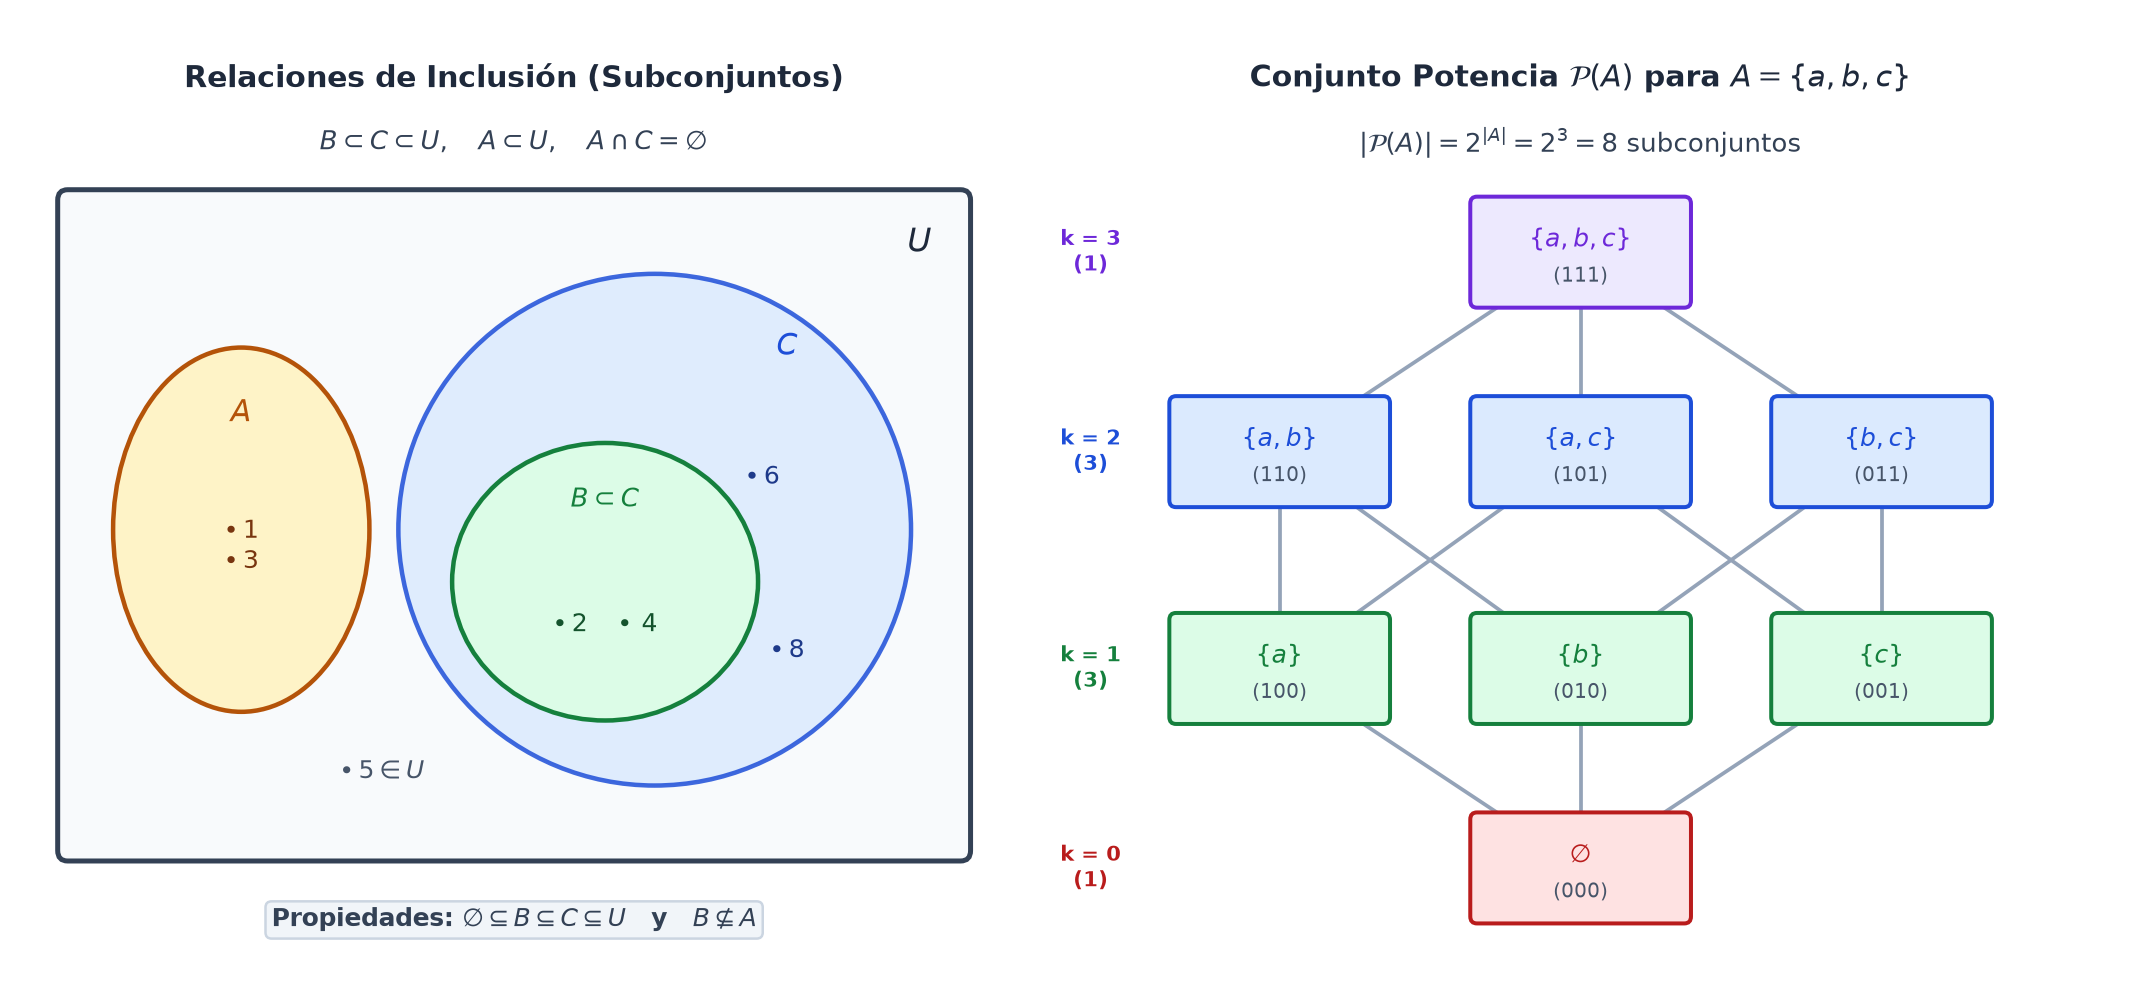

This figure's Python source:
import os
import matplotlib.pyplot as plt
import matplotlib.patches as patches

def main():
    fig, (ax1, ax2) = plt.subplots(1, 2, figsize=(12, 5.6), dpi=180,
                                   gridspec_kw={'width_ratios': [1.05, 1.15]})

    # --- Panel 1: Subconjuntos en Diagrama de Venn ---
    ax1.set_xlim(0, 6)
    ax1.set_ylim(0, 5.5)
    ax1.axis('off')
    ax1.text(3.0, 5.15, "Relaciones de Inclusión (Subconjuntos)",
             ha='center', va='center', fontsize=12, fontweight='bold', color='#1e293b')
    ax1.text(3.0, 4.78, r"$B \subset C \subset U,\quad A \subset U,\quad A \cap C = \emptyset$",
             ha='center', va='center', fontsize=10.5, color='#334155')

    # Universe U
    rect_u = patches.FancyBboxPatch((0.3, 0.7), 5.4, 3.75, boxstyle="round,pad=0.06",
                                    facecolor='#f8fafc', edgecolor='#334155', linewidth=2.0)
    ax1.add_patch(rect_u)
    ax1.text(5.45, 4.2, r"$U$", ha='center', va='center', fontsize=13, fontweight='bold', color='#1e293b')

    # Set C (large ellipse on the right)
    ell_c = patches.Ellipse((3.85, 2.55), width=3.1, height=2.95,
                            facecolor='#dbeafe', edgecolor='#1d4ed8', linewidth=1.8, alpha=0.85)
    ax1.add_patch(ell_c)
    ax1.text(4.65, 3.6, r"$C$", ha='center', va='center', fontsize=12, fontweight='bold', color='#1d4ed8')

    # Set B inside C (proper subset)
    ell_b = patches.Ellipse((3.55, 2.25), width=1.85, height=1.6,
                            facecolor='#dcfce7', edgecolor='#15803d', linewidth=1.8)
    ax1.add_patch(ell_b)
    ax1.text(3.55, 2.72, r"$B \subset C$", ha='center', va='center', fontsize=10.5, fontweight='bold', color='#15803d')
    ax1.text(3.55, 2.0, r"$\bullet\, 2 \quad \bullet\, 4$", ha='center', va='center', fontsize=10, color='#14532d')

    # Elements in C \ B
    ax1.text(4.5, 2.85, r"$\bullet\, 6$", ha='center', va='center', fontsize=10, color='#1e3a8a')
    ax1.text(4.65, 1.85, r"$\bullet\, 8$", ha='center', va='center', fontsize=10, color='#1e3a8a')

    # Disjoint set A on the left
    ell_a = patches.Ellipse((1.35, 2.55), width=1.55, height=2.1,
                            facecolor='#fef3c7', edgecolor='#b45309', linewidth=1.8)
    ax1.add_patch(ell_a)
    ax1.text(1.35, 3.22, r"$A$", ha='center', va='center', fontsize=12, fontweight='bold', color='#b45309')
    ax1.text(1.35, 2.45, r"$\bullet\, 1$" + "\n" + r"$\bullet\, 3$", ha='center', va='center', fontsize=10, color='#78350f')

    # Element outside A and C
    ax1.text(2.2, 1.15, r"$\bullet\, 5 \in U$", ha='center', va='center', fontsize=10, color='#475569')

    ax1.text(3.0, 0.3, r"Propiedades: $\emptyset \subseteq B \subseteq C \subseteq U$   y   $B \nsubseteq A$",
             ha='center', va='center', fontsize=9.8, fontweight='bold', color='#334155',
             bbox=dict(boxstyle='round,pad=0.25', facecolor='#f1f5f9', edgecolor='#cbd5e1'))

    # --- Panel 2: Conjunto Potencia P(A) como Retículo (Hasse) ---
    ax2.set_xlim(0, 6.5)
    ax2.set_ylim(0, 5.5)
    ax2.axis('off')
    ax2.text(3.25, 5.15, r"Conjunto Potencia $\mathcal{P}(A)$ para $A = \{a, b, c\}$",
             ha='center', va='center', fontsize=12, fontweight='bold', color='#1e293b')
    ax2.text(3.25, 4.78, r"$|\mathcal{P}(A)| = 2^{|A|} = 2^3 = 8\text{ subconjuntos}$",
             ha='center', va='center', fontsize=10.5, color='#334155')

    nodes = {
        'abc': (3.25, 4.15, r"$\{a,b,c\}$", "111", "#ede9fe", "#6d28d9"),
        'ab':  (1.45, 3.00, r"$\{a,b\}$",   "110", "#dbeafe", "#1d4ed8"),
        'ac':  (3.25, 3.00, r"$\{a,c\}$",   "101", "#dbeafe", "#1d4ed8"),
        'bc':  (5.05, 3.00, r"$\{b,c\}$",   "011", "#dbeafe", "#1d4ed8"),
        'a':   (1.45, 1.75, r"$\{a\}$",     "100", "#dcfce7", "#15803d"),
        'b':   (3.25, 1.75, r"$\{b\}$",     "010", "#dcfce7", "#15803d"),
        'c':   (5.05, 1.75, r"$\{c\}$",     "001", "#dcfce7", "#15803d"),
        'emp': (3.25, 0.60, r"$\emptyset$", "000", "#fee2e2", "#b91c1c"),
    }

    edges = [
        ('emp', 'a'), ('emp', 'b'), ('emp', 'c'),
        ('a', 'ab'), ('a', 'ac'),
        ('b', 'ab'), ('b', 'bc'),
        ('c', 'ac'), ('c', 'bc'),
        ('ab', 'abc'), ('ac', 'abc'), ('bc', 'abc')
    ]

    for u, v in edges:
        x1, y1 = nodes[u][0], nodes[u][1]
        x2, y2 = nodes[v][0], nodes[v][1]
        ax2.plot([x1, x2], [y1, y2], color='#94a3b8', lw=1.5, zorder=1)

    for key, (x, y, label, bits, bg, fg) in nodes.items():
        box = patches.FancyBboxPatch((x - 0.62, y - 0.28), 1.24, 0.56, boxstyle="round,pad=0.04",
                                     facecolor=bg, edgecolor=fg, linewidth=1.6, zorder=3)
        ax2.add_patch(box)
        ax2.text(x, y + 0.07, label, ha='center', va='center', fontsize=10, fontweight='bold', color=fg, zorder=4)
        ax2.text(x, y - 0.14, f"({bits})", ha='center', va='center', fontsize=8, color='#475569', zorder=4)

    # Cardinality labels on the left of Panel 2
    ax2.text(0.32, 4.15, "k = 3\n(1)", ha='center', va='center', fontsize=8.5, fontweight='bold', color='#6d28d9')
    ax2.text(0.32, 3.00, "k = 2\n(3)", ha='center', va='center', fontsize=8.5, fontweight='bold', color='#1d4ed8')
    ax2.text(0.32, 1.75, "k = 1\n(3)", ha='center', va='center', fontsize=8.5, fontweight='bold', color='#15803d')
    ax2.text(0.32, 0.60, "k = 0\n(1)", ha='center', va='center', fontsize=8.5, fontweight='bold', color='#b91c1c')

    plt.tight_layout()
    out_path = os.path.join(os.path.dirname(os.path.abspath(__file__)), "subconjuntos-y-conjunto-potencia.png")
    plt.savefig(out_path, dpi=180, bbox_inches='tight', facecolor='white')
    plt.close()

if __name__ == "__main__":
    main()
